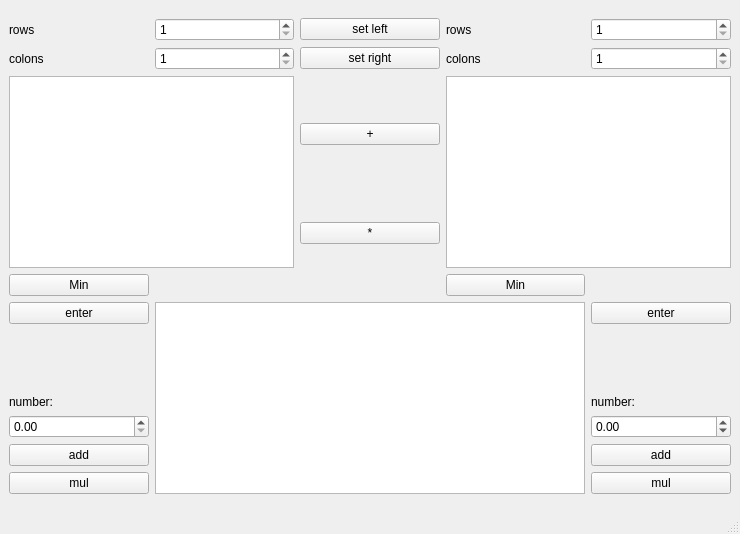
<?xml version="1.0" encoding="UTF-8"?>
<ui version="4.0">
 <class>MainWindow</class>
 <widget class="QMainWindow" name="MainWindow">
  <property name="geometry">
   <rect>
    <x>0</x>
    <y>0</y>
    <width>740</width>
    <height>534</height>
   </rect>
  </property>
  <property name="windowTitle">
   <string>MainWindow</string>
  </property>
  <widget class="QWidget" name="centralwidget">
   <layout class="QGridLayout" name="gridLayout_2">
    <item row="0" column="0">
     <layout class="QGridLayout" name="gridLayout">
      <item row="1" column="0">
       <widget class="QLabel" name="label_2">
        <property name="text">
         <string>colons</string>
        </property>
       </widget>
      </item>
      <item row="5" column="0">
       <layout class="QVBoxLayout" name="verticalLayout">
        <item>
         <widget class="QPushButton" name="enter_1">
          <property name="text">
           <string>enter</string>
          </property>
         </widget>
        </item>
        <item>
         <widget class="QLabel" name="label_5">
          <property name="text">
           <string>number:</string>
          </property>
          <property name="alignment">
           <set>Qt::AlignBottom|Qt::AlignLeading|Qt::AlignLeft</set>
          </property>
         </widget>
        </item>
        <item>
         <widget class="QDoubleSpinBox" name="num_1"/>
        </item>
        <item>
         <widget class="QPushButton" name="add_num_1">
          <property name="text">
           <string>add</string>
          </property>
         </widget>
        </item>
        <item>
         <widget class="QPushButton" name="mil_num_1">
          <property name="text">
           <string>mul</string>
          </property>
         </widget>
        </item>
       </layout>
      </item>
      <item row="0" column="0">
       <widget class="QLabel" name="label">
        <property name="text">
         <string>rows</string>
        </property>
       </widget>
      </item>
      <item row="1" column="3">
       <widget class="QLabel" name="label_4">
        <property name="text">
         <string>colons</string>
        </property>
       </widget>
      </item>
      <item row="1" column="4">
       <widget class="QSpinBox" name="colons_2">
        <property name="minimum">
         <number>1</number>
        </property>
       </widget>
      </item>
      <item row="1" column="2">
       <widget class="QPushButton" name="set_2">
        <property name="text">
         <string>set right</string>
        </property>
       </widget>
      </item>
      <item row="0" column="1">
       <widget class="QSpinBox" name="rows_1">
        <property name="minimum">
         <number>1</number>
        </property>
       </widget>
      </item>
      <item row="2" column="0" rowspan="2" colspan="2">
       <widget class="QTableWidget" name="input_1">
        <property name="sizePolicy">
         <sizepolicy hsizetype="MinimumExpanding" vsizetype="MinimumExpanding">
          <horstretch>0</horstretch>
          <verstretch>0</verstretch>
         </sizepolicy>
        </property>
       </widget>
      </item>
      <item row="2" column="2">
       <widget class="QPushButton" name="add">
        <property name="text">
         <string>+</string>
        </property>
       </widget>
      </item>
      <item row="2" column="3" rowspan="2" colspan="2">
       <widget class="QTableWidget" name="input_2">
        <property name="sizePolicy">
         <sizepolicy hsizetype="MinimumExpanding" vsizetype="MinimumExpanding">
          <horstretch>0</horstretch>
          <verstretch>0</verstretch>
         </sizepolicy>
        </property>
       </widget>
      </item>
      <item row="5" column="1" colspan="3">
       <widget class="QTextEdit" name="output">
        <property name="sizePolicy">
         <sizepolicy hsizetype="Preferred" vsizetype="Fixed">
          <horstretch>0</horstretch>
          <verstretch>0</verstretch>
         </sizepolicy>
        </property>
       </widget>
      </item>
      <item row="0" column="3">
       <widget class="QLabel" name="label_3">
        <property name="text">
         <string>rows</string>
        </property>
       </widget>
      </item>
      <item row="1" column="1">
       <widget class="QSpinBox" name="colons_1">
        <property name="minimum">
         <number>1</number>
        </property>
       </widget>
      </item>
      <item row="0" column="2">
       <widget class="QPushButton" name="set_1">
        <property name="text">
         <string>set left</string>
        </property>
       </widget>
      </item>
      <item row="0" column="4">
       <widget class="QSpinBox" name="rows_2">
        <property name="minimum">
         <number>1</number>
        </property>
       </widget>
      </item>
      <item row="3" column="2">
       <widget class="QPushButton" name="mul">
        <property name="text">
         <string>*</string>
        </property>
       </widget>
      </item>
      <item row="5" column="4">
       <layout class="QVBoxLayout" name="verticalLayout_2">
        <item>
         <widget class="QPushButton" name="enter_2">
          <property name="text">
           <string>enter</string>
          </property>
         </widget>
        </item>
        <item>
         <widget class="QLabel" name="label_6">
          <property name="text">
           <string>number:</string>
          </property>
          <property name="alignment">
           <set>Qt::AlignBottom|Qt::AlignLeading|Qt::AlignLeft</set>
          </property>
         </widget>
        </item>
        <item>
         <widget class="QDoubleSpinBox" name="num_2">
          <property name="minimum">
           <double>-100.000000000000000</double>
          </property>
          <property name="maximum">
           <double>100.000000000000000</double>
          </property>
         </widget>
        </item>
        <item>
         <widget class="QPushButton" name="add_num_2">
          <property name="text">
           <string>add</string>
          </property>
         </widget>
        </item>
        <item>
         <widget class="QPushButton" name="mul_num_2">
          <property name="text">
           <string>mul</string>
          </property>
         </widget>
        </item>
       </layout>
      </item>
      <item row="4" column="0">
       <widget class="QPushButton" name="min_1_b">
        <property name="text">
         <string>Min</string>
        </property>
       </widget>
      </item>
      <item row="4" column="1">
       <widget class="QLabel" name="min_1">
        <property name="text">
         <string/>
        </property>
       </widget>
      </item>
      <item row="4" column="4">
       <widget class="QLabel" name="min_2">
        <property name="text">
         <string/>
        </property>
       </widget>
      </item>
      <item row="4" column="3">
       <widget class="QPushButton" name="min_2_b">
        <property name="text">
         <string>Min</string>
        </property>
       </widget>
      </item>
     </layout>
    </item>
   </layout>
  </widget>
  <widget class="QMenuBar" name="menubar">
   <property name="geometry">
    <rect>
     <x>0</x>
     <y>0</y>
     <width>740</width>
     <height>26</height>
    </rect>
   </property>
  </widget>
  <widget class="QStatusBar" name="statusbar"/>
 </widget>
 <resources/>
 <connections/>
</ui>
